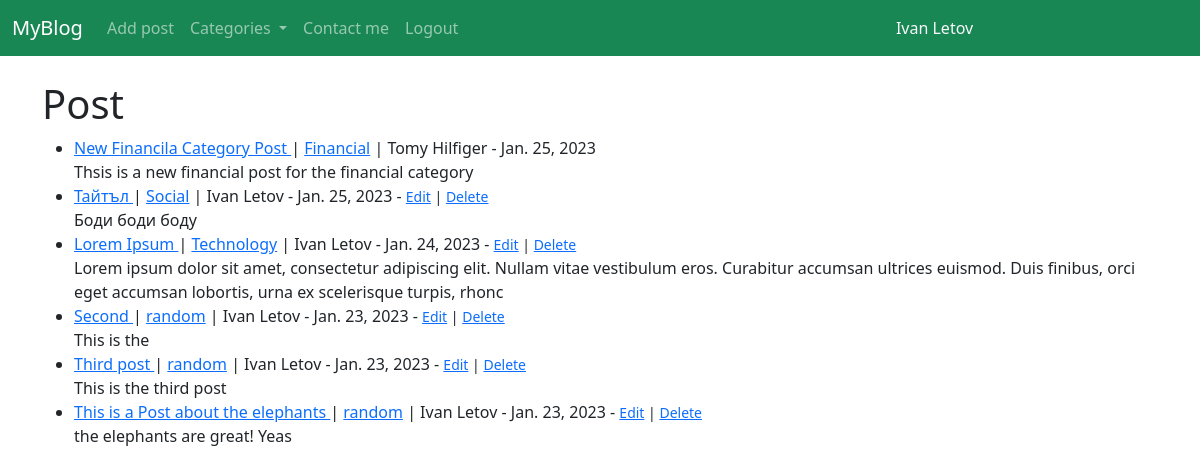
The app's page / (signed in) with its own data.
### myblog/models.py (models this page shows, shortened)
class Post(models.Model):
	title = models.CharField(max_length=255)
	title_tag = models.CharField(max_length=255, default="My Blog")
	author = models.ForeignKey(User, on_delete=models.CASCADE)
	body = models.TextField()
	post_date = models.DateField(auto_now_add=True)
	category = models.CharField(max_length=255, default="random")
	likes = models.ManyToManyField(User, related_name='blog_posts') # related_name is like the ForeignKey

### myblog/views.py (the view)
# urls.py: path('', HomeView.as_view(), name="home"),
class HomeView(ListView):
	model = Post
	template_name = 'home.html'
	ordering = ['-post_date']
	def get_context_data(self, *args, **kwargs):
		cat_menu = Category.objects.all()
		context = super(HomeView, self).get_context_data(*args, **kwargs)
		context['cat_menu'] = cat_menu
		return context

### myblog/models.py (called while the page is built)
	def __str__(self):
		return self.name

### myblog/templates/home.html
{% extends 'base.html' %}
{% block content %}
<h1>Post</h1>
<ul>
{% for post in object_list %}
	<li>
		<a href="{% url 'article-detail' post.pk %}">
			{{ post.title }}
		</a>
		| <a href="{% url 'category' post.category|slugify %}">{{ post.category }}</a>
		| {{ post.author.first_name }}
		{{ post.author.last_name }} -
		{{ post.post_date }}
		{% if user.is_authenticated %}
		{% if user.id == post.author.id %}
		 -
		<small><a href="{% url 'update_post' post.pk %}">Edit</a> |
		<a href="{% url 'delete_post' post.pk %}">Delete</a> </small>
		{% endif %}
		{% endif %}
		<br>
		{{ post.body|slice:":200"|safe }}
	</li>
{% endfor %}
</ul>
{% endblock %}

### myblog/templates/base.html (shortened to what this page needs)
<!doctype html>
<html lang="en">
  <head>
    <link href="https://cdn.jsdelivr.net/npm/bootstrap@5.3.0-alpha1/dist/css/bootstrap.min.css" rel="stylesheet">
  </head>
  <body>
    <nav class="navbar navbar-expand-lg bg-success navbar-dark">
  <div class="container-fluid">
    <a class="navbar-brand" href="{% url 'home' %}">MyBlog</a>
    <div class="collapse navbar-collapse" id="navbarSupportedContent">
      <ul class="navbar-nav me-auto mb-2 mb-lg-0 ">
        {% if user.is_authenticated %}
          <li class="nav-item">
            <a class="nav-link" href="{% url 'add_post' %}">Add post</a>
          </li>
        {% endif %}
          <li class="nav-item dropdown">
            <a class="nav-link dropdown-toggle" href="#" role="button" data-bs-toggle="dropdown" aria-expanded="false">
              Categories
            </a>
          </li>
            <li class="nav-item">
              <a class="nav-link" href="">Contact me</a>
            </li>
            {% if user.is_authenticated %}
            <li class="nav-item">
            <a class="nav-link" href="{% url 'logout' %}">Logout</a>
            </li>
          </ul>
              <div class="mx-auto text-light">
                <a class="nav-link" href="">{{ user.first_name}} {{ user.last_name }}</a>
              </div>
            {% endif %}
    </div>
  </div>
</nav>
    <br>
    <div class="container">
    {% block content %}
    {% endblock %}
  </div>
  </body>
</html>

### records on screen
Post: title "New Financila Category Post", category "Financial", author.first_name "Tomy", author.last_name "Hilfiger", post_date "Jan. 25, 2023", body "Thsis is a new financial post for the financial category"
Post: title "Тайтъл", category "Social", author.first_name "Ivan", author.last_name "Letov", post_date "Jan. 25, 2023", shows "Edit", body "Боди боди боду"
Post: title "Lorem Ipsum", category "Technology", author.first_name "Ivan", author.last_name "Letov", post_date "Jan. 24, 2023", shows "Edit", body "Lorem ipsum dolor sit amet, consectetur adipiscing elit. Nullam vitae vestibulum eros. Curabitur accumsan ultrices euismod. Duis finibus, orci eget accumsan lobortis, urna ex scelerisque turpis, rhonc"
Post: title "Second", category "random", author.first_name "Ivan", author.last_name "Letov", post_date "Jan. 23, 2023", shows "Edit", body "This is the"
Post: title "Third post", category "random", author.first_name "Ivan", author.last_name "Letov", post_date "Jan. 23, 2023", shows "Edit", body "This is the third post"
Post: title "This is a Post about the elephants", category "random", author.first_name "Ivan", author.last_name "Letov", post_date "Jan. 23, 2023", shows "Edit", body "the elephants are great! Yeas"

### other values on screen
{{ user.first_name }} "Ivan"
{{ user.last_name }} "Letov"
